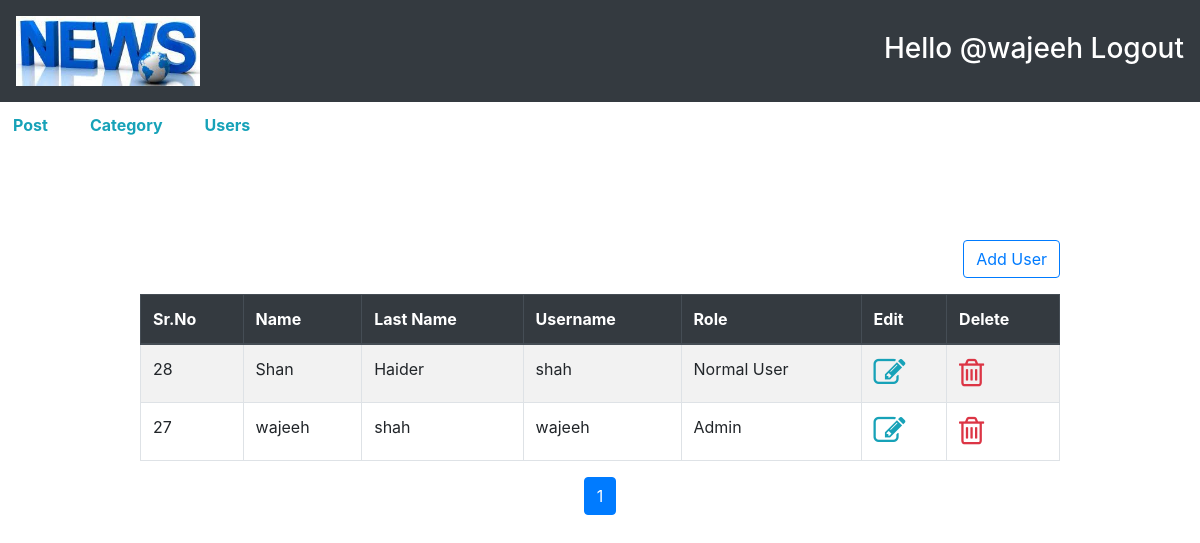
Screenshot of /admin/showdata.php (signed in) with the database file from the repository.
### admin/showdata.php (the view, shortened to what this page needs)
<!doctype html>
<html lang="en">
<head>
    <link rel="stylesheet" href="https://cdnjs.cloudflare.com/ajax/libs/font-awesome/4.7.0/css/font-awesome.min.css">
    <link rel="stylesheet" href="https://stackpath.bootstrapcdn.com/bootstrap/4.3.1/css/bootstrap.min.css">
</head>
<body>
    <?php include '../include/header.php' ;
    ?>
    <div class="container mt-5 pt-5">
        <div class="row justify-content-center">
            <div class="col-md-10">
                <a href="users.php" class="float-right btn btn-outline-primary mb-3">Add User</a>
                <?php
                include "../include/config.php";
                if(isset($_GET['pages'])){
                    $page = $_GET['pages'];
                }else{
                    $page=1;
                }
                $sql = "SELECT * FROM `user-table` ORDER BY user_id DESC ";
                $result = mysqli_query($con, $sql) or die("Quert Failed");
                if (mysqli_num_rows($result) > 0) {
                ?>
                    <table class="table table-striped table-bordered">
                        <thead class="thead-dark">
                            <tr>
                                <th>Sr.No</th>
                                <th>Name</th>
                                <th>Last Name</th>
                                <th>Username</th>
                                <th>Role</th>
                                <th>Edit</th>
                                <th>Delete</th>
                            </tr>
                        </thead>
                        <tbody>
                            <?php while ($row = mysqli_fetch_assoc($result)) {
                                ?>
                                <tr>
                                    <td><?php echo $row['user_id'] ?></td>
                                    <td><?php echo $row['name'] ?></td>
                                    <td><?php echo $row['last_name'] ?></td>
                                    <td><?php echo $row['username'] ?></td>
                                    <td><?php if ($row['role'] == 1) {
                                            echo 'Admin';
                                        } else {
                                            echo "Normal User";
                                        } ?></td>
                                    <td><a href="edit.php?id=<?php echo $row['user_id'] ?>"><i class="fa fa-edit fa-2x text-info"></i></a></td>
                                     <td><a href="delete.php?id=<?php echo $row['user_id'] ?>"><i class="fa fa-trash-o fa-2x text-danger "></i></a></td>
                                </tr>
                            <?php }  ?>
                        </tbody>
                    </table>
                <?php }
                    $sqli = "SELECT * FROM `user-table`";
                    $result1 = mysqli_query($con,$sqli) or die(mysqli_error( $sqli));
                    if(mysqli_num_rows($result1)> 0){
                        $total_rec = mysqli_num_rows($result1);
                        $limit = 4 ;
                        $total_page = ceil($total_rec/$limit);
                        echo '<ul class="pagination justify-content-center">';
                        for($i=1; $i<= $total_page; $i++){
                            if($i==$page){
                                $active = "active";
                            }
                            else{
                                $active = "";
                            }
                            echo '<li class="'.$active.' page-item"><a href="showdata.php?pages='.$i.'" class="page-link">'.$i.'</a></li>';
                        };
                        echo '</ul>';
                    }
                ?>
            </div>
        </div>
    </div>
</body>
</html>

### rows the page displays
user-table: user_id "28", name "Shan", last_name "Haider", username "shah", role "Normal User"
user-table: user_id "27", name "wajeeh", last_name "shah", username "wajeeh", role "Admin"

### other values shown
$_SESSION['username'] "wajeeh"
